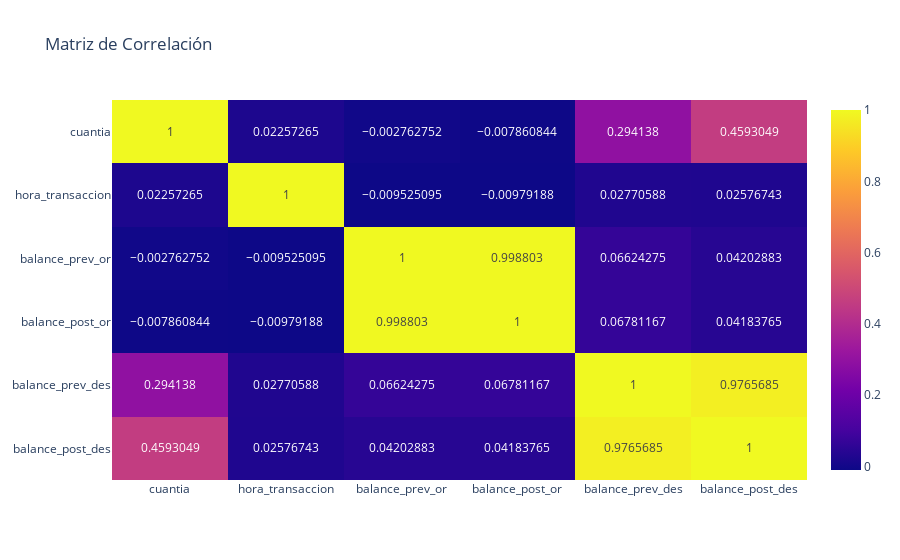

The notebook cell saved with this chart:
### Code cell
fig = px.imshow(corr_matrix, text_auto=True, aspect='auto', title='Matriz de Correlación')
fig.show()

### Figure 1 — Plotly figure (JSON) as saved in the notebook; plotly's stock layout.template omitted (floating-point values rounded to 4 significant figures)
{"data": [{"coloraxis": "coloraxis", "hovertemplate": "x: %{x}<br>y: %{y}<br>color: %{z}<extra></extra>", "name": "0", "texttemplate": "%{z}", "type": "heatmap", "x": ["cuantia", "hora_transaccion", "balance_prev_or", "balance_post_or", "balance_prev_des", "balance_post_des"], "xaxis": "x", "y": ["cuantia", "hora_transaccion", "balance_prev_or", "balance_post_or", "balance_prev_des", "balance_post_des"], "yaxis": "y", "z": [[1, 0.02257, -0.002763, -0.007861, 0.2941, 0.4593], [0.02257, 1, -0.009525, -0.009792, 0.02771, 0.02577], [-0.002763, -0.009525, 1, 0.9988, 0.06624, 0.04203], [-0.007861, -0.009792, 0.9988, 1, 0.06781, 0.04184], [0.2941, 0.02771, 0.06624, 0.06781, 1, 0.9766], [0.4593, 0.02577, 0.04203, 0.04184, 0.9766, 1]]}], "layout": {"coloraxis": {"colorscale": [[0, "#0d0887"], [0.1111, "#46039f"], [0.2222, "#7201a8"], [0.3333, "#9c179e"], [0.4444, "#bd3786"], [0.5556, "#d8576b"], [0.6667, "#ed7953"], [0.7778, "#fb9f3a"], [0.8889, "#fdca26"], [1, "#f0f921"]]}, "title": {"text": "Matriz de Correlación"}, "xaxis": {"anchor": "y", "domain": [0, 1]}, "yaxis": {"anchor": "x", "autorange": "reversed", "domain": [0, 1]}}}
